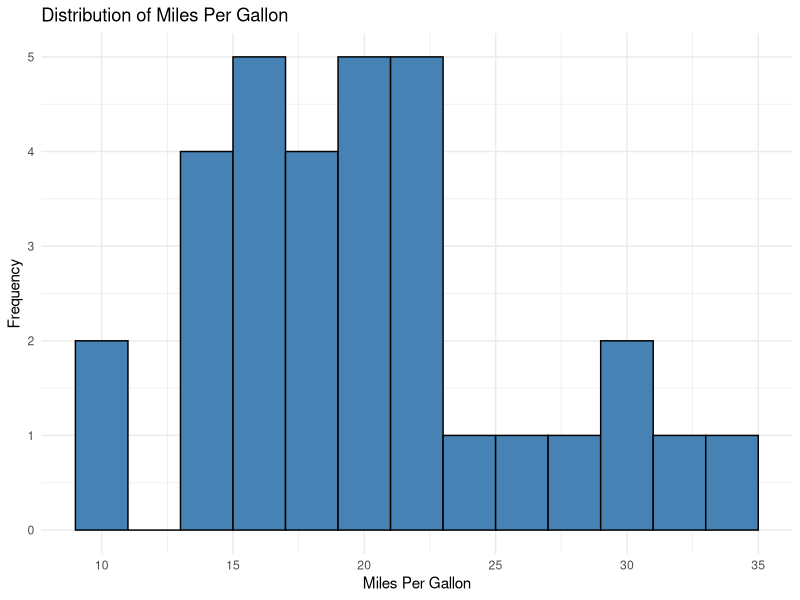
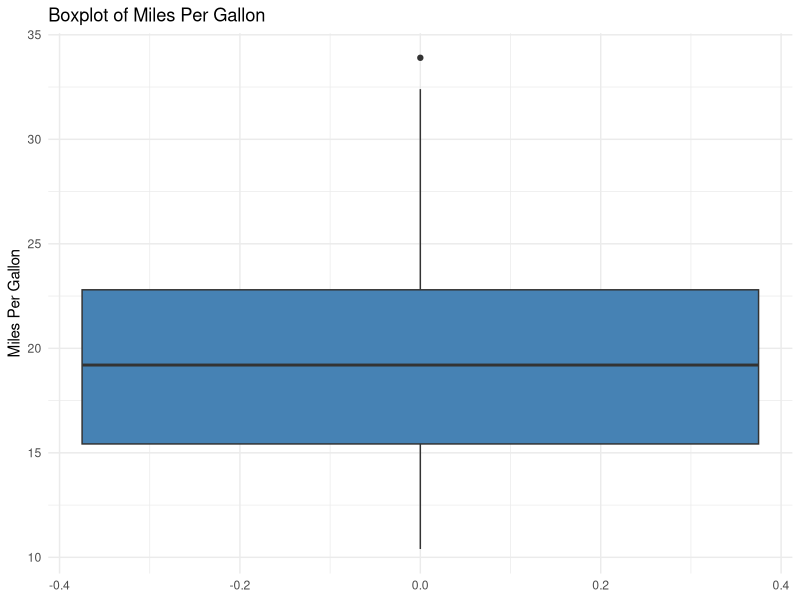
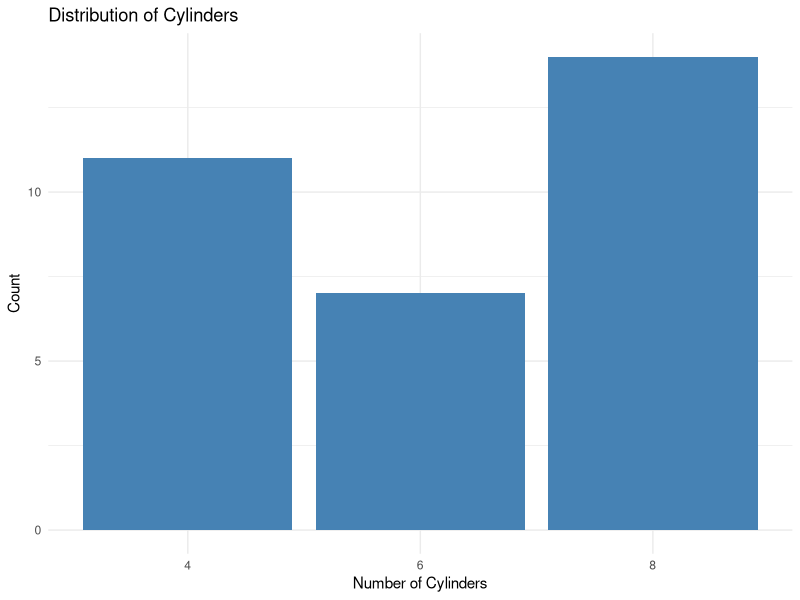
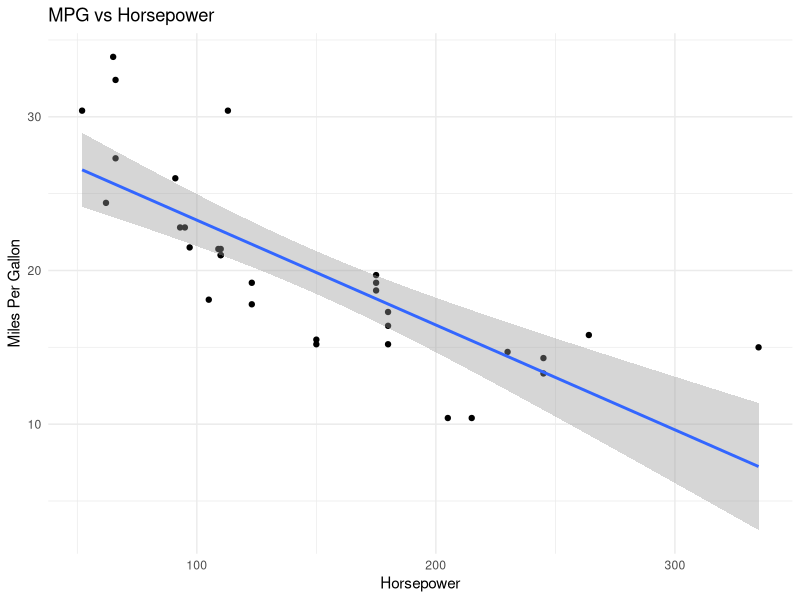
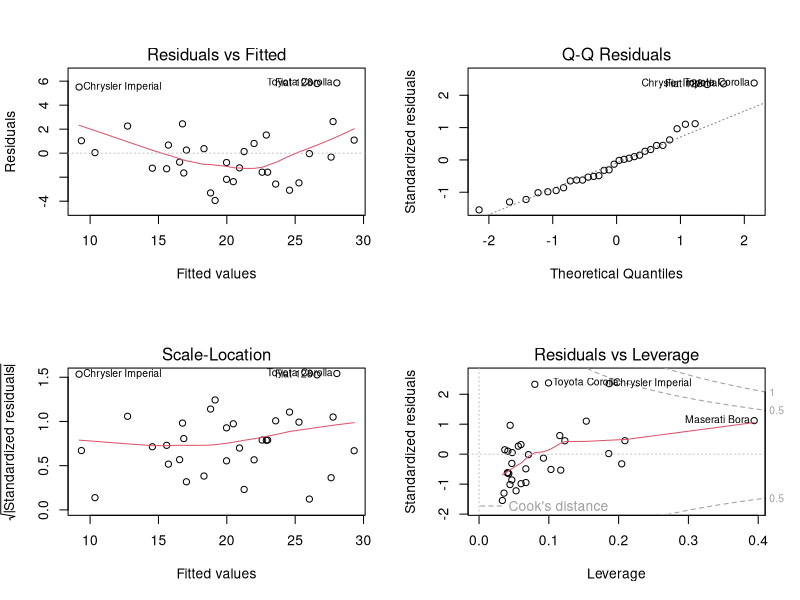
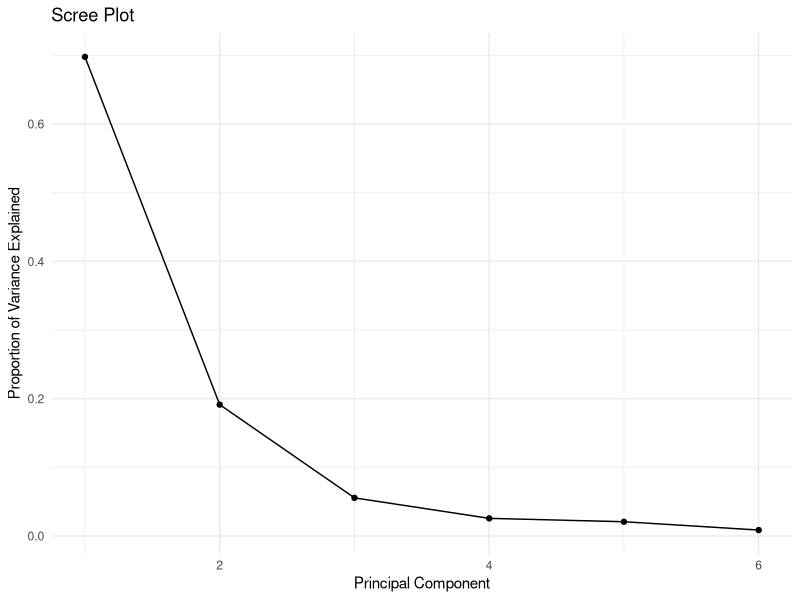
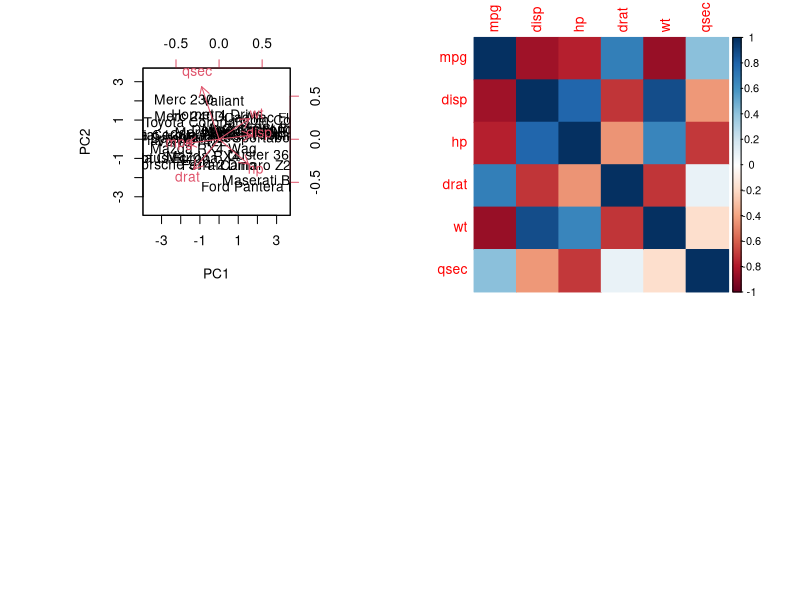

Here is the R script that generated these plots, in order:
library(ggplot2)
install.packages("corrplot")
library(corrplot)

data(mtcars)
str(mtcars)
head(mtcars)

summary(mtcars$mpg)
sd(mtcars$mpg)

ggplot(mtcars, aes(x=mpg)) +
  geom_histogram(binwidth=2, fill="steelblue", color="black") +
  labs(title="Distribution of Miles Per Gallon",
       x="Miles Per Gallon",
       y="Frequency") +
  theme_minimal()

ggplot(mtcars, aes(y=mpg)) +
  geom_boxplot(fill="steelblue") +
  labs(title="Boxplot of Miles Per Gallon",
       y="Miles Per Gallon") +
  theme_minimal()

ggplot(mtcars, aes(x=factor(cyl))) +
  geom_bar(fill="steelblue") +
  labs(title="Distribution of Cylinders",
       x="Number of Cylinders",
       y="Count") +
  theme_minimal()

cor(mtcars$mpg, mtcars$hp)

ggplot(mtcars, aes(x=hp, y=mpg)) +
  geom_point() +
  geom_smooth(method="lm", se=TRUE) +
  labs(title="MPG vs Horsepower",
       x="Horsepower",
       y="Miles Per Gallon") +
  theme_minimal()

model <- lm(mpg ~ hp + wt, data=mtcars)
summary(model)

# 8. Model Diagnostics
par(mfrow=c(2,2))
plot(model)

num_vars <- mtcars[, c("mpg", "disp", "hp", "drat", "wt", "qsec")]
pca_result <- prcomp(num_vars, scale=TRUE)

# Scree plot
var_explained <- pca_result$sdev^2 / sum(pca_result$sdev^2)
ggplot(data.frame(PC=1:length(var_explained), 
                  VarExplained=var_explained),
       aes(x=PC, y=VarExplained)) +
  geom_line() +
  geom_point() +
  labs(title="Scree Plot",
       x="Principal Component",
       y="Proportion of Variance Explained") +
  theme_minimal()

biplot(pca_result, scale=0, cex=c(0,1))

print(pca_result$rotation)
# Correlation matrix visualization
corrplot(cor(num_vars), method="color")
